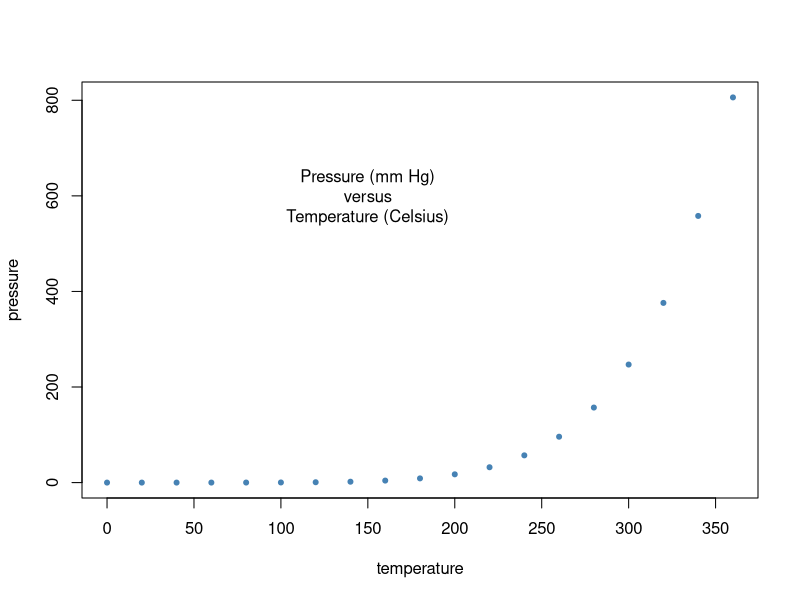
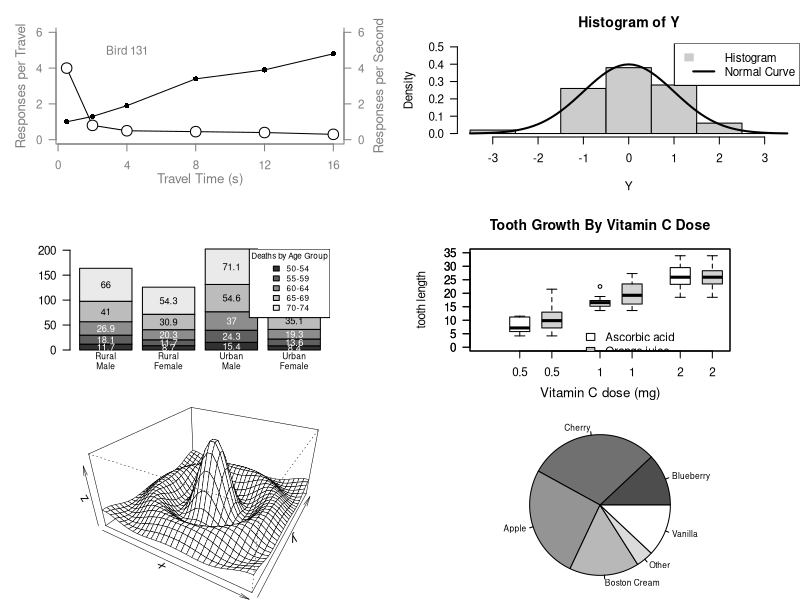

Source code (R) for these figures, in order:
head(pressure)
plot(pressure, pch=20, cex=1, col="steelblue")  # Can you change pch?
text(150, 600, 
     "Pressure (mm Hg)\nversus\nTemperature (Celsius)")

#  Examples of standard high-level plots 
#  In each case, extra output is also added using low-level 
#  plotting functions.
# 

# Setting the parameter (3 rows by 2 cols)
par(mfrow=c(3, 2))

# Scatterplot
# Note the incremental additions

x <- c(0.5, 2, 4, 8, 12, 16)
y1 <- c(1, 1.3, 1.9, 3.4, 3.9, 4.8)
y2 <- c(4, .8, .5, .45, .4, .3)

# Setting label orientation, margins c(bottom, left, top, right) & text size
par(las=1, mar=c(4, 4, 2, 4), cex=.7) 
plot.new()
plot.window(range(x), c(0, 6))
lines(x, y1)
lines(x, y2)
points(x, y1, pch=16, cex=1) # Try different cex value?  
points(x, y2, pch=21, bg="white", cex=2)  # Different background color
par(col="gray50", fg="gray50", col.axis="gray50")
axis(1, at=seq(0, 16, 4)) # What is the first number standing for?
axis(2, at=seq(0, 6, 2))
axis(4, at=seq(0, 6, 2))
box(bty="u")
mtext("Travel Time (s)", side=1, line=2, cex=0.8)
mtext("Responses per Travel", side=2, line=2, las=0, cex=0.8)
mtext("Responses per Second", side=4, line=2, las=0, cex=0.8)
text(4, 5, "Bird 131")
par(mar=c(5.1, 4.1, 4.1, 2.1), col="black", fg="black", col.axis="black")

# Histogram
# Random data
Y <- rnorm(50)
# Make sure no Y exceed [-3.5, 3.5]
Y[Y < -3.5 | Y > 3.5] <- NA # Selection/set range
x <- seq(-3.5, 3.5, .1)
dn <- dnorm(x)
par(mar=c(4.5, 4.1, 3.1, 0))
hist(Y, breaks=seq(-3.5, 3.5), ylim=c(0, 0.5), 
     col="gray80", freq=FALSE)
lines(x, dnorm(x), lwd=2)

legend("topright", legend = c("Histogram", "Normal Curve"),
       fill =  c("gray80",NA), border = c("gray80", NA ),
       lty = c(NA,1),lwd = c(NA,2), col = c(NA, "black"))
par(mar=c(5.1, 4.1, 4.1, 2.1))


# Barplot
par(mar=c(3.5, 5, 3.5, 5)) 
midpts <- barplot(VADeaths, 
                  col=gray(0.1 + seq(1, 9, 2)/11), 
                  names=rep("", 4))
mtext(sub(" ", "\n", colnames(VADeaths)),
      at=midpts, side=1, line=0.5, cex=0.5)
text(rep(midpts, each=5), apply(VADeaths, 2, cumsum) - VADeaths/2,
     VADeaths, 
     col=rep(c("white", "black"), times=3:2), 
     cex=0.8)
legend("topright", legend = rownames(VADeaths),
       fill =  gray(0.1 + seq(1, 9, 2)/11), title = "Deaths by Age Group",
       cex = 0.7)
par(mar=c(2.5, 3, 2.5, 3)) 


# Boxplot
par(mar=c(3.5, 5, 3.5, 5)) 
white <- boxplot(len ~ dose, data = ToothGrowth,
                 boxwex = 0.25, at = 1:3 - 0.2,
                 subset= supp == "VC", col="white",
                 xlab="",
                 ylab="tooth length", ylim=c(0,35), main = "Tooth Growth By Vitamin C Dose")
mtext("Vitamin C dose (mg)", side=1, line=2.5, cex=0.8)
grey <- boxplot(len ~ dose, data = ToothGrowth, add = TRUE,
                boxwex = 0.25, at = 1:3 + 0.2)

legend(1.5, 9, c("Ascorbic acid", "Orange juice"), 
       fill = c("white", "gray"), 
       bty="n")
par(mar=c(5.1, 4.1, 4.1, 2.1))

# Persp
x <- seq(-10, 10, length= 30)
y <- x
f <- function(x,y) { r <- sqrt(x^2+y^2); 10 * sin(r)/r }
z <- outer(x, y, f)
z[is.na(z)] <- 1
# 0.5 to include z axis label
par(mar=c(0, 0.5, 0, 0), lwd=0.5)
persp(x, y, z, theta = 30, phi = 30, 
      expand = 0.5)
par(mar=c(5.1, 4.1, 4.1, 2.1), lwd=1)

# Piechart
par(mar=c(0, 2, 1, 2), xpd=FALSE, cex=0.5)
pie.sales <- c(0.12, 0.3, 0.26, 0.16, 0.04, 0.12)
names(pie.sales) <- c("Blueberry", "Cherry",
                      "Apple", "Boston Cream", "Other", "Vanilla")
pie(pie.sales, col = gray(seq(0.3,1.0,length=6))) 

